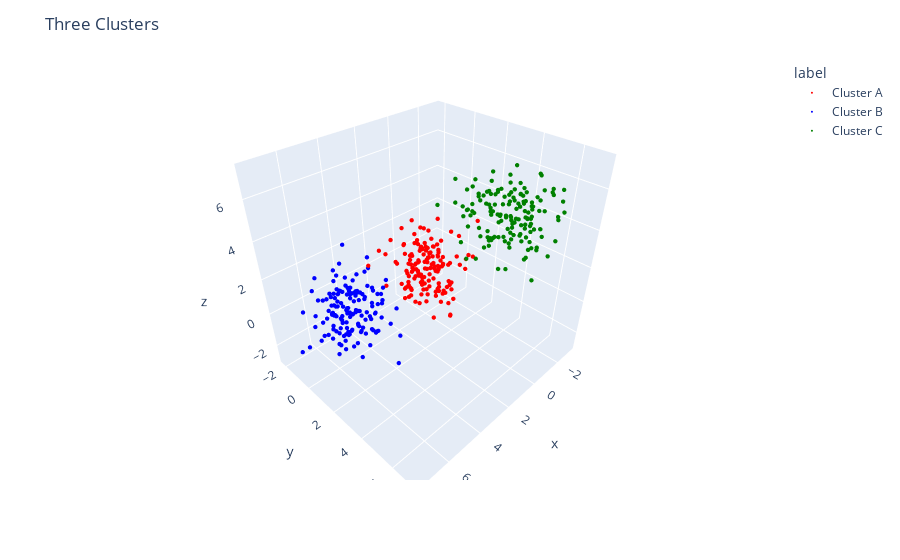

This figure's notebook cell:
### Code cell
fig = cg.plot(
    points,
    labels=labels,
    label_map=label_map,
    color_map=color_map,
    title="Three Clusters"
)
fig.show()

### Figure 1 — Plotly figure (JSON) as saved in the notebook; plotly's stock layout.template omitted (floating-point values rounded to 4 significant figures; data arrays with more than 128 entries replaced by an {"elided": "..."} marker saying what was removed)
{"data": [{"hovertemplate": "label=Cluster A<br>x=%{x}<br>y=%{y}<br>z=%{z}<extra></extra>", "legendgroup": "Cluster A", "marker": {"color": "red", "size": 1.5, "symbol": "circle"}, "mode": "markers", "name": "Cluster A", "scene": "scene", "showlegend": true, "type": "scatter3d", "x": {"elided": "150 float values"}, "y": {"elided": "150 float values"}, "z": {"elided": "150 float values"}}, {"hovertemplate": "label=Cluster B<br>x=%{x}<br>y=%{y}<br>z=%{z}<extra></extra>", "legendgroup": "Cluster B", "marker": {"color": "blue", "size": 1.5, "symbol": "circle"}, "mode": "markers", "name": "Cluster B", "scene": "scene", "showlegend": true, "type": "scatter3d", "x": {"elided": "150 float values"}, "y": {"elided": "150 float values"}, "z": {"elided": "150 float values"}}, {"hovertemplate": "label=Cluster C<br>x=%{x}<br>y=%{y}<br>z=%{z}<extra></extra>", "legendgroup": "Cluster C", "marker": {"color": "green", "size": 1.5, "symbol": "circle"}, "mode": "markers", "name": "Cluster C", "scene": "scene", "showlegend": true, "type": "scatter3d", "x": {"elided": "150 float values"}, "y": {"elided": "150 float values"}, "z": {"elided": "150 float values"}}], "layout": {"legend": {"title": {"text": "label"}, "tracegroupgap": 0}, "margin": {"t": 60}, "scene": {"domain": {"x": [0, 1], "y": [0, 1]}, "xaxis": {"title": {"text": "x"}}, "yaxis": {"title": {"text": "y"}}, "zaxis": {"title": {"text": "z"}}}, "title": {"text": "Three Clusters"}}}
